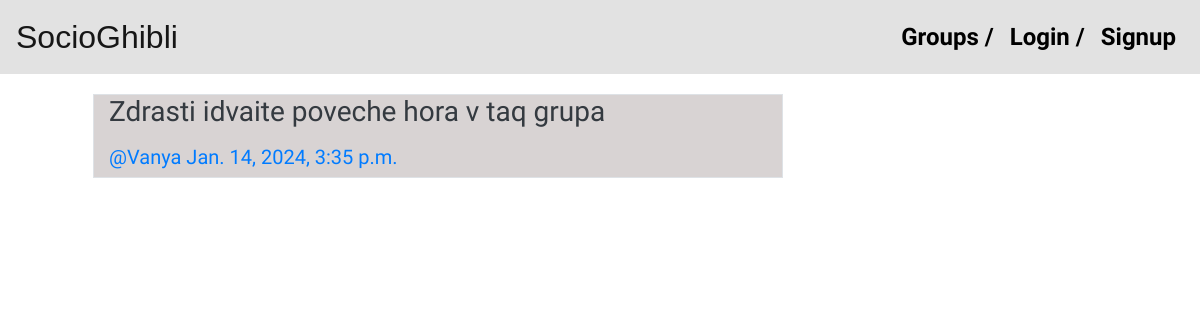
The page /posts/by/Vanya/4/ on the database its author committed.
### posts/models.py (models this page shows, shortened)
class SocioGhibliPost(models.Model):
    user = models.ForeignKey(current_user, related_name="posts", on_delete=models.CASCADE)
    created_at = models.DateTimeField(auto_now=True)
    message = models.TextField()
    message_html = models.TextField(editable=False)
    group = models.ForeignKey(SocioGhibliGroup, related_name="posts", null=True, blank=True, on_delete=models.CASCADE)
    class Meta:
        ordering = ["-created_at"]
        unique_together = ["user", "message"]

### posts/views.py (the view)
# urls.py: path("by/<username>/<int:pk>/", views.SocioGhibliPostDetail.as_view(), name="single"),
class SocioGhibliPostDetail(SelectRelatedMixin, DetailView):
    model = models.SocioGhibliPost
    select_related = ["user", "group"]
    queryset = model.objects.select_related("user", "group")
    template_name = "posts/post_detail.html"
    context_object_name = "post"
    def get_queryset(self):
        return self.queryset.filter(user__username__iexact=self.kwargs.get("username"))

### posts/templates/posts/post_detail.html
{% extends "posts/post_base.html" %}
{% block post_content %}
<div class="col-md-8">
    {% include "posts/_post.html" with post=post hide_delete=True%}
</div>
{% endblock %}

### posts/templates/posts/_post.html (shortened to what this page needs)
<div class="post_media col-md-12 border border-1" style="background-color: rgba(212, 207, 207, 0.9);">
    <h3> {{ post.message_html|safe }} </h3>
    <div class="media-body">
        <h5 class="media-heading">
            <span class="username">
                <a href="{% url 'posts:for_user' username=post.user.username%}">@{{post.user.username}}</a>
            </span>
            <time class="time">
                <a href="{% url 'posts:single' username=post.user.username pk=post.pk %}">{{post.created_at}}</a>
            </time>
        </h5>
    </div>
</div>

### static/css/master.css (style rules this page uses)
body { font-family: 'Shadows Into Light', cursive; background-image: url('../socioghibli/images/ghibli_background.jpg'); background-size: 70% auto; background-position: top right; background-repeat: no-repeat; }
h1, h2, h3, h4, h5, h6 { color: #007bff; }
p { color: #343a40; }

### rows shown on the page
SocioGhibliPost: message_html "Zdrasti idvaite poveche hora v taq grupa", user.username "Vanya", created_at "Jan. 14, 2024, 3:35 p.m."
